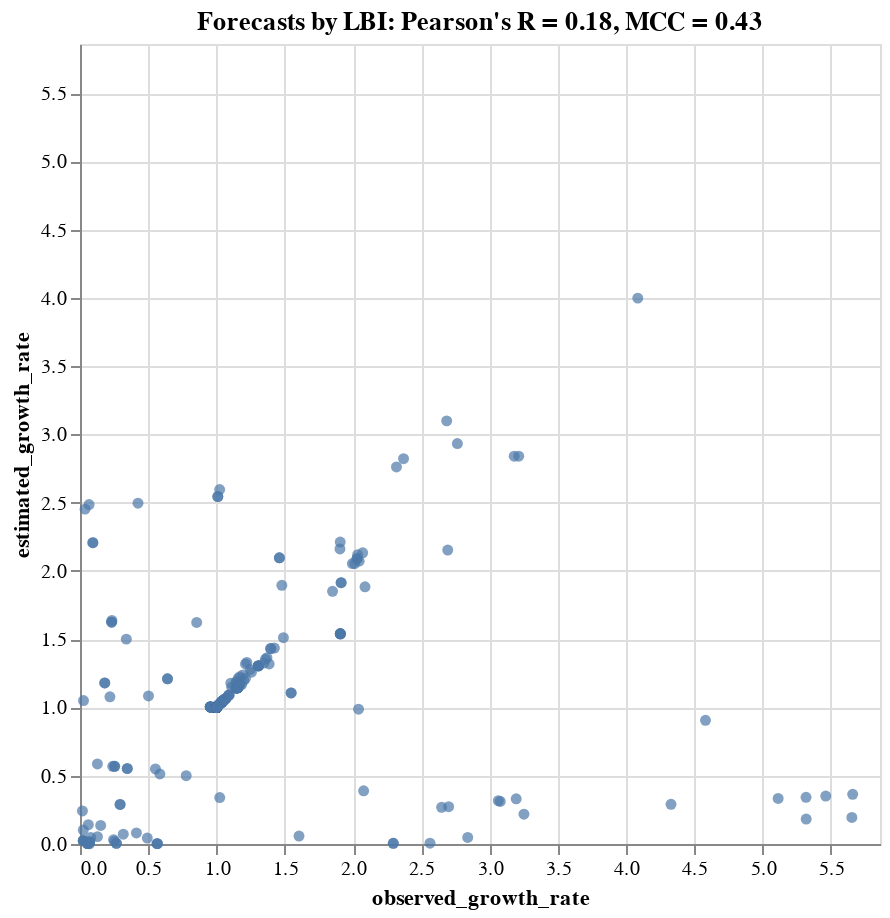

Write notebook code for a chart like this one.
### Code cell
tooltip_attributes = ["observed_growth_rate:Q", "estimated_growth_rate:Q", "timepoint:N", "frequency:Q", "frequency_final:Q",
                      "projected_frequency:Q", "clade_membership:N"]

chart = alt.Chart(complete_clade_frequencies).mark_circle().encode(
    alt.X("observed_growth_rate:Q", scale=alt.Scale(domain=(min_growth_rate, max_growth_rate))),
    alt.Y("estimated_growth_rate:Q", scale=alt.Scale(domain=(min_growth_rate, max_growth_rate))),
    alt.Tooltip(tooltip_attributes)
).properties(
    width=400,
    height=400,
    title="Forecasts by LBI: Pearson's R = %.2f, MCC = %.2f" % (r, mcc)
)

chart.save("forecast_growth_correlation_natural_lbi.svg")
chart

### Figure 1 — Vega-Lite specification as saved in the notebook (floating-point values rounded to 4 significant figures; data arrays with more than 128 entries replaced by an {"elided": "..."} marker saying what was removed)
{"$schema": "https://vega.github.io/schema/vega-lite/v3.3.0.json", "config": {"mark": {"tooltip": null}, "view": {"height": 300, "width": 400}}, "data": {"name": "data-fa7c80097558927f6bcb739e59c7dfd8"}, "datasets": {"data-fa7c80097558927f6bcb739e59c7dfd8": {"elided": "943 records"}}, "encoding": {"tooltip": [{"field": "observed_growth_rate", "type": "quantitative"}, {"field": "estimated_growth_rate", "type": "quantitative"}, {"field": "timepoint", "type": "nominal"}, {"field": "frequency", "type": "quantitative"}, {"field": "frequency_final", "type": "quantitative"}, {"field": "projected_frequency", "type": "quantitative"}, {"field": "clade_membership", "type": "nominal"}], "x": {"field": "observed_growth_rate", "scale": {"domain": [0, 5.861]}, "type": "quantitative"}, "y": {"field": "estimated_growth_rate", "scale": {"domain": [0, 5.861]}, "type": "quantitative"}}, "height": 400, "mark": "circle", "title": "Forecasts by LBI: Pearson's R = 0.18, MCC = 0.43", "width": 400}
